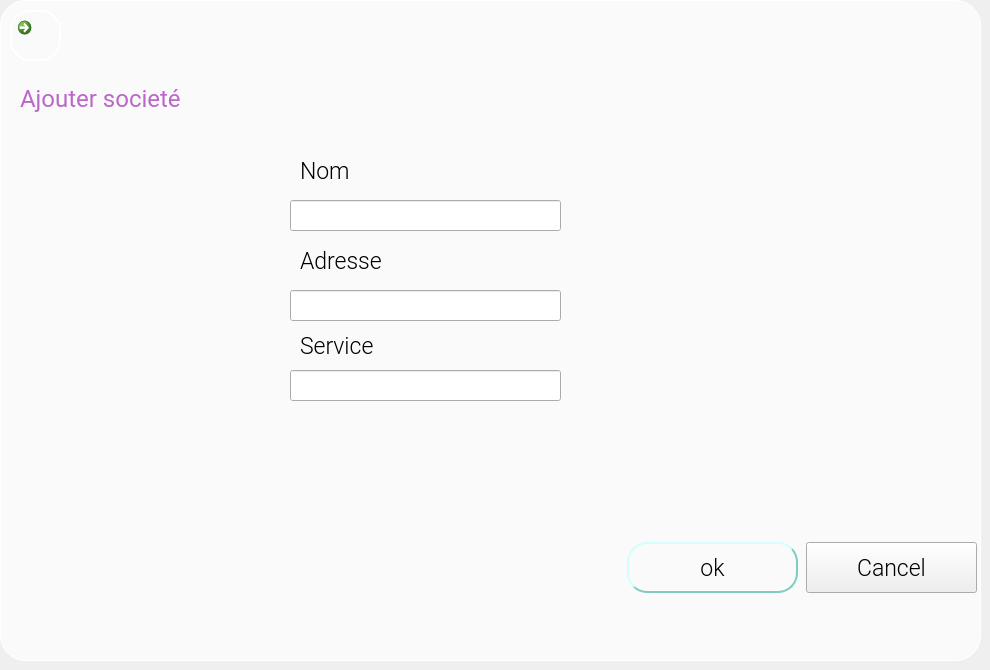
   <widget class="QWidget" name="ajouter_societe">
    <widget class="QFrame" name="societe_frame">
     <property name="geometry">
      <rect>
       <x>0</x>
       <y>0</y>
       <width>981</width>
       <height>661</height>
      </rect>
     </property>
     <property name="styleSheet">
      <string notr="true">.QFrame{
border: 1px solid white ;
background-color: #fafafa;
border-radius: 25px;
padding: 20px;
 margin: 0px;
}</string>
     </property>
     <property name="frameShape">
      <enum>QFrame::StyledPanel</enum>
     </property>
     <property name="frameShadow">
      <enum>QFrame::Raised</enum>
     </property>
     <widget class="QLineEdit" name="nom_s_2">
      <property name="geometry">
       <rect>
        <x>290</x>
        <y>200</y>
        <width>271</width>
        <height>31</height>
       </rect>
      </property>
      <property name="font">
       <font>
        <family>Roboto Light</family>
        <pointsize>12</pointsize>
       </font>
      </property>
     </widget>
     <widget class="QLineEdit" name="adresse_s_2">
      <property name="geometry">
       <rect>
        <x>290</x>
        <y>290</y>
        <width>271</width>
        <height>31</height>
       </rect>
      </property>
      <property name="font">
       <font>
        <family>Roboto Light</family>
        <pointsize>12</pointsize>
       </font>
      </property>
     </widget>
     <widget class="QLabel" name="text_10">
      <property name="geometry">
       <rect>
        <x>300</x>
        <y>160</y>
        <width>121</width>
        <height>21</height>
       </rect>
      </property>
      <property name="font">
       <font>
        <family>Roboto Light</family>
        <pointsize>17</pointsize>
       </font>
      </property>
      <property name="text">
       <string>Nom</string>
      </property>
     </widget>
     <widget class="QLabel" name="text_11">
      <property name="geometry">
       <rect>
        <x>300</x>
        <y>250</y>
        <width>121</width>
        <height>21</height>
       </rect>
      </property>
      <property name="font">
       <font>
        <family>Roboto Light</family>
        <pointsize>17</pointsize>
       </font>
      </property>
      <property name="text">
       <string>Adresse</string>
      </property>
     </widget>
     <widget class="QPushButton" name="ok_2">
      <property name="geometry">
       <rect>
        <x>627</x>
        <y>542</y>
        <width>171</width>
        <height>51</height>
       </rect>
      </property>
      <property name="font">
       <font>
        <family>Roboto Light</family>
        <pointsize>17</pointsize>
       </font>
      </property>
      <property name="styleSheet">
       <string notr="true">QPushButton{
 border-width: 2px;
border-style: outset;
border-color: #80cbc4;
border-radius: 20px;
padding:0 8;
}
QPushButton:pressed{
border-style: inset;
border-radius: 20px;
padding:0 8;
background: #f5f5f5;
}
</string>
      </property>
      <property name="text">
       <string>ok</string>
      </property>
     </widget>
     <widget class="QPushButton" name="cancel_3">
      <property name="geometry">
       <rect>
        <x>806</x>
        <y>542</y>
        <width>171</width>
        <height>51</height>
       </rect>
      </property>
      <property name="font">
       <font>
        <family>Roboto Light</family>
        <pointsize>17</pointsize>
       </font>
      </property>
      <property name="text">
       <string>Cancel</string>
      </property>
     </widget>
     <widget class="QLabel" name="text_9">
      <property name="geometry">
       <rect>
        <x>300</x>
        <y>330</y>
        <width>111</width>
        <height>31</height>
       </rect>
      </property>
      <property name="font">
       <font>
        <family>Roboto Light</family>
        <pointsize>17</pointsize>
       </font>
      </property>
      <property name="text">
       <string>Service</string>
      </property>
     </widget>
     <widget class="QLineEdit" name="service_s_2">
      <property name="geometry">
       <rect>
        <x>290</x>
        <y>370</y>
        <width>271</width>
        <height>31</height>
       </rect>
      </property>
      <property name="font">
       <font>
        <family>Roboto Light</family>
        <pointsize>12</pointsize>
       </font>
      </property>
     </widget>
    </widget>
    <widget class="QCommandLinkButton" name="backtogerersociete_2">
     <property name="geometry">
      <rect>
       <x>10</x>
       <y>10</y>
       <width>51</width>
       <height>51</height>
      </rect>
     </property>
     <property name="styleSheet">
      <string notr="true">QPushButton{
 border-width: 2px;
border-style: outset;
border-color: white;
border-radius: 20px;
padding:0 8;
}
QPushButton:hover
{
background:#f5f5f5;
}
QPushButton:pressed{
border-style: inset;
border-radius: 20px;
padding:0 8;
background:#eeeeee;
}</string>
     </property>
     <property name="text">
      <string/>
     </property>
     <property name="iconSize">
      <size>
       <width>32</width>
       <height>32</height>
      </size>
     </property>
    </widget>
    <widget class="QLabel" name="text_8">
     <property name="geometry">
      <rect>
       <x>20</x>
       <y>53</y>
       <width>161</width>
       <height>91</height>
      </rect>
     </property>
     <property name="font">
      <font>
       <family>Roboto</family>
       <pointsize>18</pointsize>
      </font>
     </property>
     <property name="styleSheet">
      <string notr="true">QLabel
{
color:#ba68c8
}</string>
     </property>
     <property name="text">
      <string>Ajouter societé</string>
     </property>
    </widget>
   </widget>
